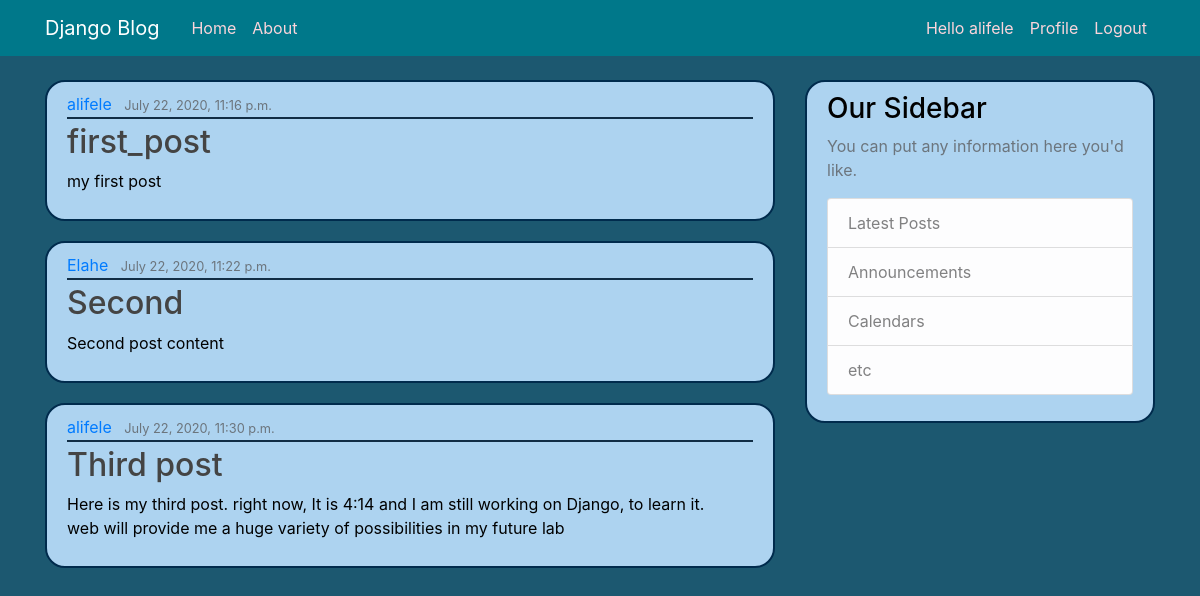
The app's page / (signed in) with its own data.
### blog/models.py (models this page shows, shortened)
class Post(models.Model):
    title  = models.CharField(max_length=100)
    content = models.TextField()
    date_posted = models.DateTimeField(default=timezone.now)
    author = models.ForeignKey(User, on_delete=models.CASCADE)

### blog/views.py (the view)
# urls.py: path('', views.home, name='blog-home'),
def home(request):
    context = {
    'posts':Post.objects.all(),
    'title':title
    }
    return render(request,'blog/home.html', context)

### blog/templates/blog/home.html
{% extends "blog/base.html" %}
{% block content  %}
  {%for post in posts%}
    <article class="media content-section">
      <div class="media-body">
        <div class="article-metadata">
          <a class="mr-2" href="#">{{ post.author }}</a>
          <small class="text-muted">{{ post.date_posted }}</small>
        </div>
        <h2><a class="article-title" href="#">{{ post.title }}</a></h2>
        <p class="article-content">{{ post.content }}</p>
      </div>
    </article>
  {% endfor %}
{% endblock %}

### blog/templates/blog/base.html (shortened to what this page needs)
{% load static %}
<!DOCTYPE html>
<html lang="en" dir="ltr">
  <head>
    <link rel="stylesheet" href="https://maxcdn.bootstrapcdn.com/bootstrap/4.0.0/css/bootstrap.min.css">
    <link rel="stylesheet" href="{% static "blog/main.css" %}">
  </head>
  <body>
    <header class="site-header">
      <nav class="navbar navbar-expand-md navbar-dark bg-steel fixed-top">
        <div class="container">
          <a class="navbar-brand mr-4" href="{% url 'blog-home' %}">Django Blog</a>
          <div class="collapse navbar-collapse" id="navbarToggle">
            <div class="navbar-nav mr-auto">
              <a class="nav-item nav-link" href="{% url 'blog-home' %}">Home</a>
              <a class="nav-item nav-link" href="{% url 'blog-about' %}">About</a>
            </div>
            <div class="navbar-nav">
              {% if user.is_authenticated %}
                <a class="nav-item nav-link" href="#">Hello {{ user }}</a>
                <a class="nav-item nav-link" href="{% url 'profile' %}">Profile</a>
                <a class="nav-item nav-link" href="{% url 'logout' %}">Logout</a>
              {% else %}
                <a class="nav-item nav-link" href="{% url 'login' %}">Login</a>
                <a class="nav-item nav-link" href="{% url 'register' %}">Register</a>
              {% endif %}
            </div>
          </div>
        </div>
      </nav>
    </header>
    <main role="main" class="container">
      <div class="row">
        <div class="col-md-8">
          {% block content %}{% endblock %}
        </div>
        <div class="col-md-4">
          <div class="content-section">
            <h3>Our Sidebar</h3>
            <p class='text-muted'>You can put any information here you'd like.
              <ul class="list-group">
                <li class="list-group-item list-group-item-light">Latest Posts</li>
                <li class="list-group-item list-group-item-light">Announcements</li>
                <li class="list-group-item list-group-item-light">Calendars</li>
                <li class="list-group-item list-group-item-light">etc</li>
              </ul>
            </p>
          </div>
        </div>
      </div>
    </main>
  </body>
</html>

### blog/static/blog/main.css (style rules this page uses)
body { background: #1c5870; color: #000; margin-top: 5rem; }
h1, h2, h3, h4, h5, h6 { color: #000; }
ul { margin: 0; }
.bg-steel { background-color: #00788a; }
.site-header .navbar-nav .nav-link { color: #Fbd5db; }
.content-section { background: #add3f0; padding: 10px 20px; border: 2px solid #002b4d; border-radius: 20px; margin-bottom: 20px; }
.article-title { color: #444444; }
.article-content { white-space: pre-line; }
.article-metadata { padding-bottom: 1px; margin-bottom: 4px; border-bottom: 2px solid #112d45 }

### records on screen
Post: author "alifele", date_posted "July 22, 2020, 11:16 p.m.", title "first_post", content "my first post"
Post: author "Elahe", date_posted "July 22, 2020, 11:22 p.m.", title "Second", content "Second post content"
Post: author "alifele", date_posted "July 22, 2020, 11:30 p.m.", title "Third post", content "Here is my third post. right now, It is 4:14 and I am still working on Django, to learn it. web will provide me a huge variety of possibilities in my future lab"

### other values on screen
{{ user }} "alifele"
